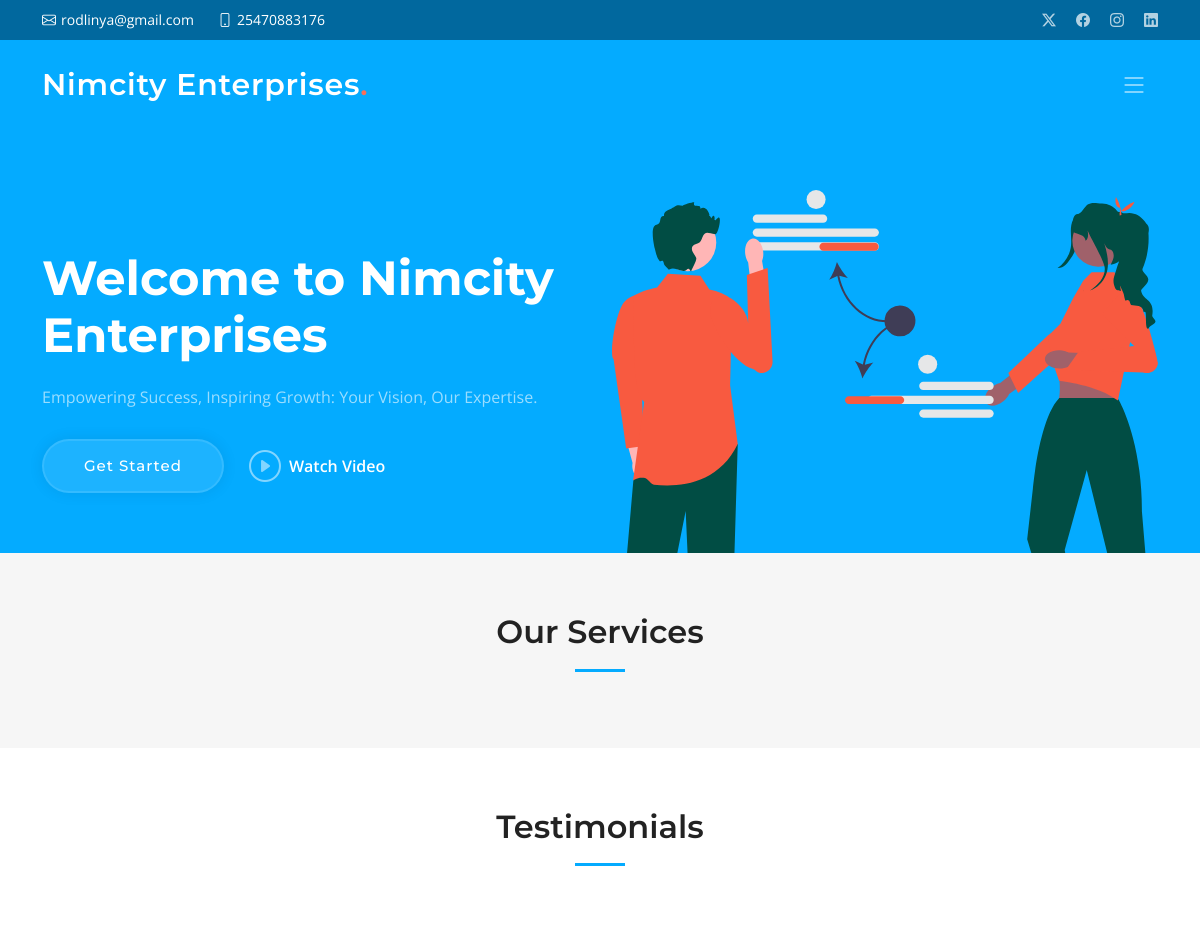
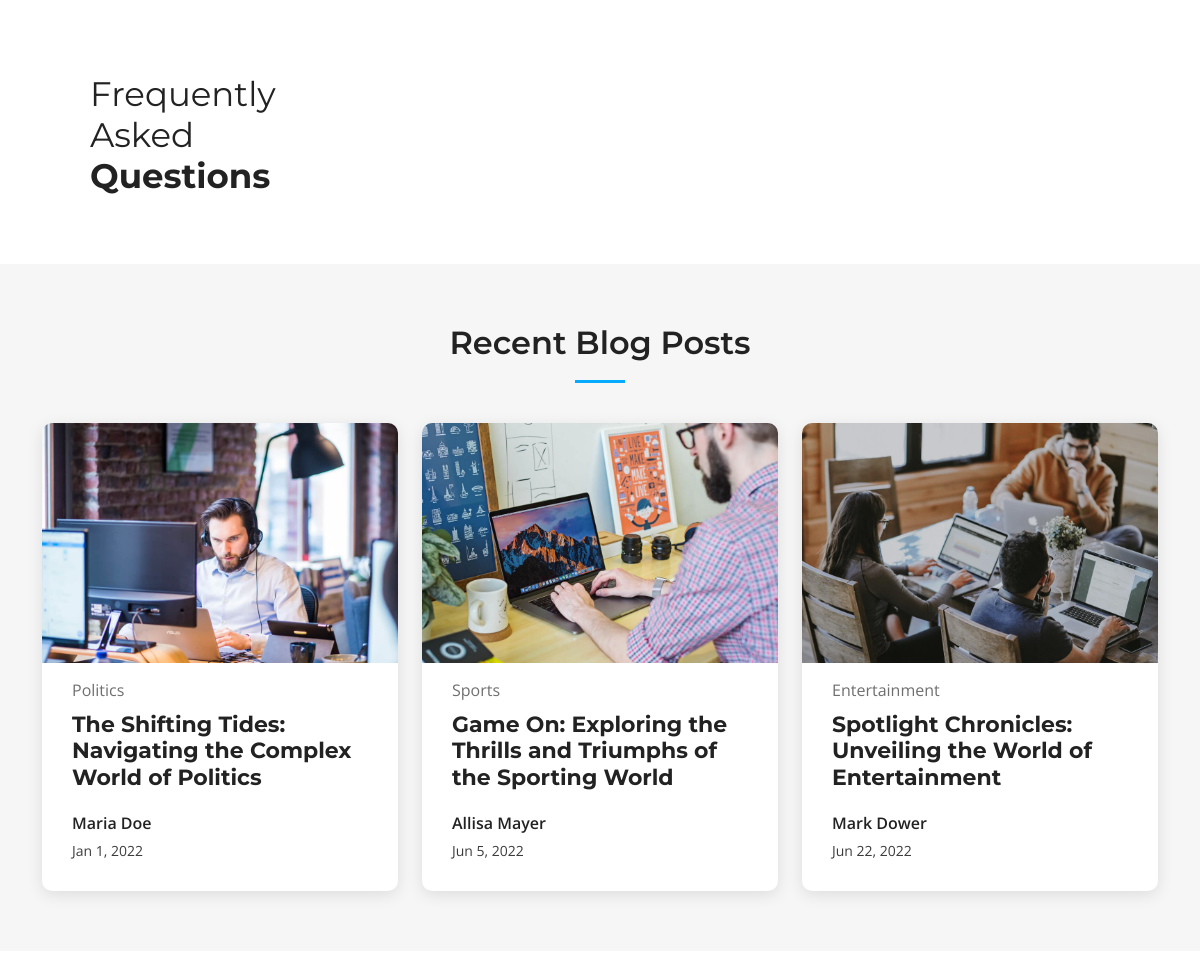
The app's page / (upper part), older data (2 pictures, top to bottom).
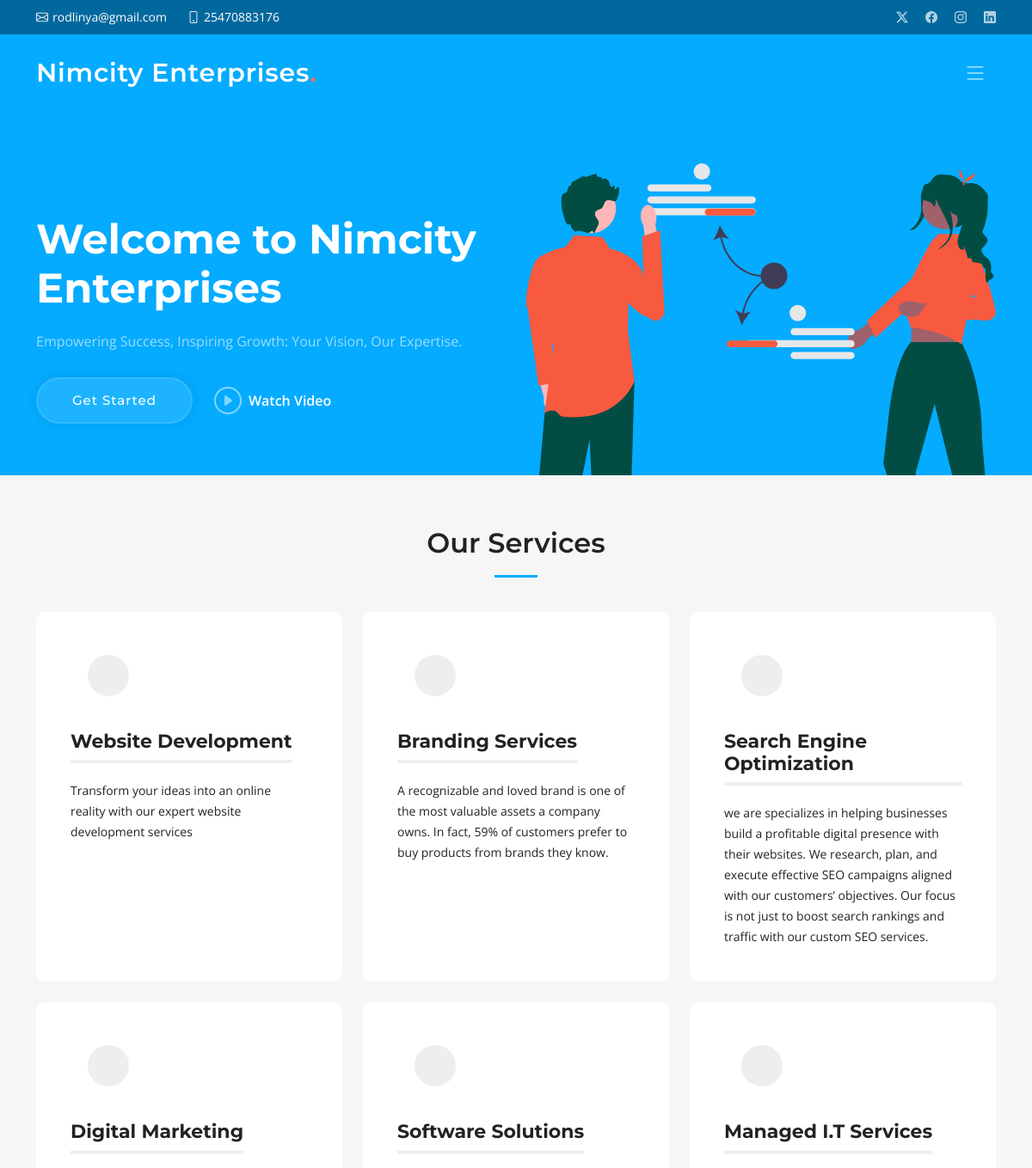
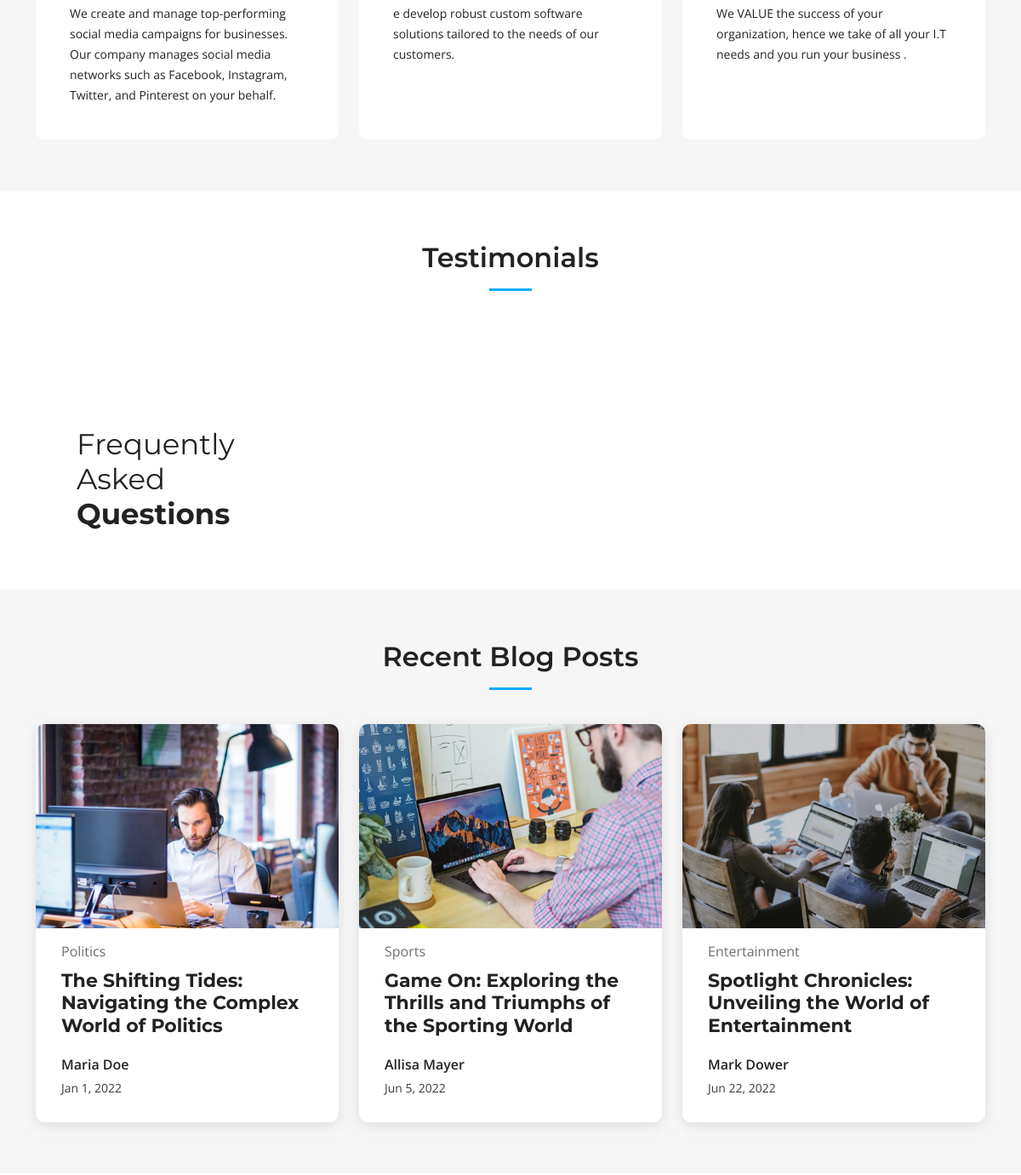
The same page, newer data (2 pictures, top to bottom).
### app/models.py (models this page shows, shortened)
class Service(models.Model):
    icon=models.CharField(max_length=50, blank=True, null=True)
    title = models.CharField(max_length=50,unique=True)
    description= models.TextField()

### app/views.py (the view)
# urls.py: path("", index,name="home"),
def index(request):
     general_info = GeneralInfo.objects.first()
     services=Service.objects.all()
     testimonials=Testimonial.objects.all()
     faqs=FAQs.objects.all()
     context={
          "company_name":general_info.company_name,
          "location":general_info.location,
          "email":general_info.email,
          "phone":general_info.phone,
          "video_url":general_info.video_url,
          "facebook":general_info.facebook,
          "twitter":general_info.twitter,
          "linkedin":general_info.linkedin,
          "instagram":general_info.instagram,
           "services":services,
           "testimonials":testimonials,
           "faqs":faqs,
     }
     return render(request, "index.html", context)

### templates/index.html (shortened to what this page needs)
 {% extends "assets/main.html" %}
{% block mainContent %}
    <section id="services" class="services sections-bg">
      <div class="container" data-aos="fade-up">
        <div class="section-header">
          <h2>Our Services</h2>
        </div>
                <div class="row gy-4" data-aos="fade-up" data-aos-delay="100">
               {% for service in services %}
                  <div class="col-lg-4 col-md-6">
                    <div class="service-item  position-relative">
                      <div class="icon">
                      </div>
                      <h3>{{service.title}}</h3>
                      <p>{{service.description}}</p>
                    </div>
                  </div>
                {% endfor %}
                </div>
      </div>
    </section>
{% endblock %}

Row changes from the older to the newer data that the page shows:
added Service: title "Website Development", description "Transform your ideas into an online reality with our expert website development services"
added Service: title "Branding Services", description "A recognizable and loved brand is one of the most valuable assets a company owns. In fact, 59% of customers prefer to buy products from brands they know."
added Service: title "Search Engine Optimization", description "we are specializes in helping businesses build a profitable digital presence with their websites. We research, plan, and execute effective SEO campaigns aligned with our customers’ objectives. Our focus is not just to boost search rankings and traffic with our custom SEO services."
added Service: title "Digital Marketing", description "We create and manage top-performing social media campaigns for businesses. Our company manages social media networks such as Facebook, Instagram, Twitter, and Pinterest on your behalf."
added Service: title "Software Solutions", description "e develop robust custom software solutions tailored to the needs of our customers."
added Service: title "Managed I.T Services", description "We VALUE the success of your organization, hence we take of all your I.T needs and you run your business ."
